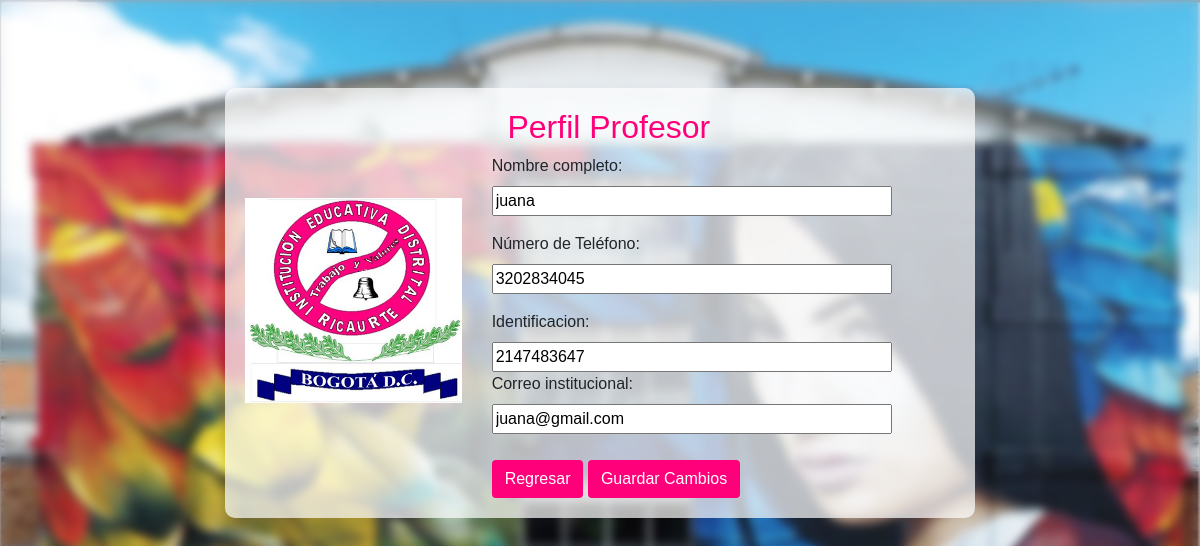
Screenshot of /vista/perfil.php?Identificacion=2147483647 with the database file from the repository.
### tables this page shows
CREATE TABLE `asignacion_rol` (
  `nombre_rol` varchar(30) DEFAULT NULL,
  `id_documento` int(11) DEFAULT NULL
);

CREATE TABLE `registropersona` (
  `id_documento` int(11) NOT NULL,
  `nombre_usuario` varchar(60) DEFAULT NULL,
  `telefono` varchar(15) DEFAULT NULL
);

CREATE TABLE `seguridad` (
  `id_documento` int(15) DEFAULT NULL,
  `correo_instituicional` varchar(70) DEFAULT NULL,
  `contrasena` varchar(33) DEFAULT NULL
);

### vista/perfil.php (the view, shortened to what this page needs)
<?php
$Conexion=Conectarse();
$Documento= $_REQUEST['Identificacion'];
$sql = "SELECT nombre_rol FROM asignacion_rol where id_documento = '$Documento'";
$sql1 = "SELECT * FROM registropersona where id_documento = '$Documento'";
$sql2 = "SELECT correo_instituicional from seguridad where id_documento = '$Documento'";
$resultado = $Conexion->query($sql);
$resultado1 = $Conexion->query($sql1);
$resultado2 = $Conexion->query($sql2);
$perfilUsuario = $resultado1->fetch_object();
$correoUsuario = $resultado2->fetch_object();
$rol = $resultado->fetch_object();
?>
<!DOCTYPE html>
<html lang="en">
<head>
  <link rel="stylesheet" href="https://maxcdn.bootstrapcdn.com/bootstrap/4.5.2/css/bootstrap.min.css">
  <link rel="stylesheet" href="CSS/perfil.css">
</head>
<body>
  <div class="container mt-5">
  <div class="row">
  <div class="col-md-4">
  <div class="profile-header text-center">
    <img id="profileImage" src="Logo.png" alt="Foto de perfil" style="margin-top:90px" class="img-fluid">
  </div>
</div>
  <div class="col-md-8">
  <div class="profile-details">
          <h2 style="margin-right:229px">Perfil <?php  echo  $rol->nombre_rol;?></h2>
    <form id="FormActualizar" name="FormAc" method="post" action="../controlador/actualizarPerfil.php">
  <div class="form-group">
    <label for="fullname">Nombre completo:</label>
    <input name="fullname" type="text" id="fullname" name="fullname" value="<?php echo $perfilUsuario->nombre_usuario ?>" size="40" />
  </div>
  <div class="form-group">
    <label for="phone">Número de Teléfono:</label>
    <input name="phone" type="text" id="phone" name="phone" value="<?php echo $perfilUsuario->telefono ?>" size="40" />
  </div>
  <label for="Identificacion">Identificacion:</label>
  <input name="Identificacion" type="text" id="Identificacion" name="Identificacion" value="<?php echo $perfilUsuario->id_documento ?>" readonly size="40" />
  <label for="correo">Correo institucional:</label>
  <input name="correo" type="text" id="correo" name="correo" value="<?php echo $correoUsuario->correo_instituicional ?>" readonly size="40" />
  <p>
  <div>
  <?php if ($rol->nombre_rol == "Profesor") {
      ?><a href="gestionar_asistencia_profesor22.php?Identificacion=<?php echo $Documento ?>" class="btn btn-custom" id="cancelarBtn">Regresar</a><?php
        }elseif ($rol->nombre_rol == "Coordinacion"){
          ?><a href="gestionar_reportes.php?Identificacion=<?php echo $Documento ?>" class="btn btn-custom" id="cancelarBtn">Regresar</a><?php
        }elseif ($rol->nombre_rol == "Secretaria") {
          ?><a href="elegir_subir_archivos.php?Identificacion=<?php echo $Documento ?>" class="btn btn-custom" id="cancelarBtn">Regresar</a><?php
        }else {
          ?><a href="gestionar_asistencia_estudiante21.php?Documento=<?php echo $Documento ?>" class="btn btn-custom" id="cancelarBtn">Regresar</a><?php
        }
  ?>
  <button type="submit" class="btn btn-custom" id="saveButton" name="saveButton">Guardar Cambios</button>
      </div>
</form>
</div>
</div>
</div>
</div>
</body>
</html>

### vista/CSS/perfil.css (style rules this page uses)
body { font-family: "Arial", Arial, Helvetica, sans-serif; margin: 0; padding: 40px; box-sizing: border-box; background-image: url('Portada.jpg'); background-size: 100% 100%; background-repeat: no-repeat; background-attachment: fixed; animation: fadeIn 1s ease-in-out; }
.container { background-color: rgba(255, 255, 255, 0.7); margin: auto; margin-top: 50px; margin-bottom: 50px; padding: 20px; border-radius: 10px; width: 750px; }
h1, h2, h3 { color: #FF007A; text-align: center; animation: fadeInUp 1s ease-in-out; }
body::before { content: ""; position: fixed; top: 0; left: 0; width: 100%; height: 100%; background-image: url('Portada.jpg'); background-size: 100% 100%; background-repeat: no-repeat; background-attachment: fixed; filter: blur(5px); z-index: -1; animation: fadeIn 1s ease-in-out; }
.btn-custom { background-color: #FF007A; color: #fff; text-align: center; margin-top: 10px; animation: fadeIn 1s ease-in-out; }

### rows the page displays
asignacion_rol: nombre_rol "Profesor"
registropersona: fullname "juana", phone "3202834045", Identificacion "2147483647"
seguridad: correo "juana@gmail.com"
